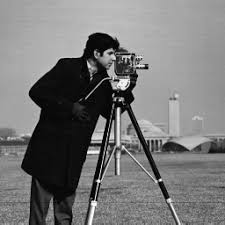
#> input picture images/cameraman.jpg, 225 x 225 px
$ python histogram_of_oirented_gradients.py
#> lines starting #> are read from the running program, lines starting #| are printed output that depends on the picture
#DEFEAULT IMPORTS
import numpy as np
from PIL import Image, ImageFont, ImageDraw
from PIL.ImageChops import add, subtract, multiply, difference, screen
import PIL.ImageStat as stat
from skimage.io import imread, imsave, imshow, show, imread_collection, imshow_collection
from skimage import color, exposure, img_as_float, data, viewer
from skimage.transform import SimilarityTransform, warp, swirl
from skimage.util import invert, random_noise, montage
import matplotlib.image as mpimg
from matplotlib import pylab as pylab
from scipy.ndimage import affine_transform, zoom
from scipy import misc

#CHAPTER IMPORTS
from skimage.feature import hog
from skimage import exposure


image = color.rgb2gray(imread('../images/cameraman.jpg'))
#> image: shape (225, 225) float64; min 0, max 1, mean 0.466
fd, hog_image = hog(image, orientations=8, pixels_per_cell=(16, 16), cells_per_block=(1, 1), visualize=True)
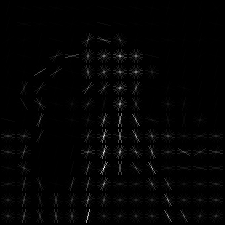
#> hog_image: shape (225, 225) float64; min 0, max 0.27, mean 0.00399; drawn with min black and max white
#> fd = 1568 values, max 0.972 at index 1040, min 0 at index 3, mean 0.315
print(image.shape, len(fd))
#| (225, 225) 1568

fig, (axes1, axes2) = pylab.subplots(1, 2, figsize=(9, 6), sharex=True, sharey=True)
axes1.axis('off'), axes1.imshow(image, cmap=pylab.cm.gray), axes1.set_title('Imput Image')

hog_image_rescaled = exposure.rescale_intensity(hog_image, in_range=(0, 10))

axes2.axis('off'), axes2.imshow(hog_image_rescaled, cmap=pylab.cm.gray), axes2.set_title('Histogram of Oriented Gradient')

pylab.show()

print('FIM')
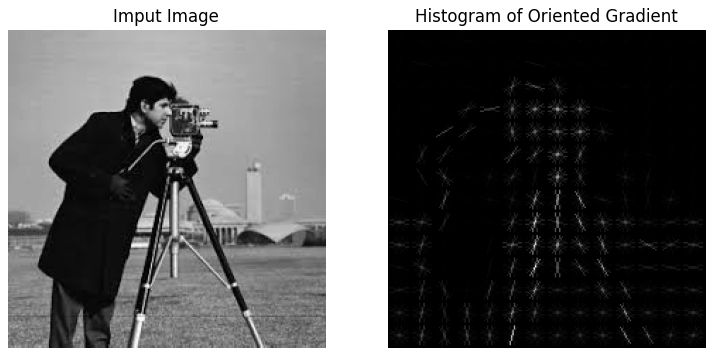
#> figure drawn by matplotlib, 2 panels

$ run again, with images/302008.jpg copied over images/cameraman.jpg
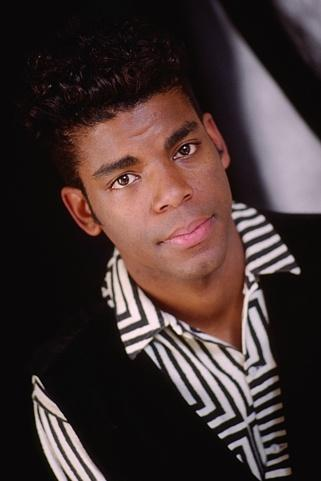
#> input picture images/302008.jpg, 321 x 481 px
#> `fd, hog_image = hog(image, orientations=8, pixels_per_cell=(16, 16), c..`:
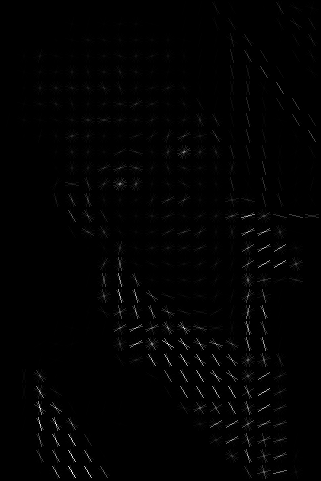
#> hog_image: shape (481, 321) float64; min 0, max 0.293, mean 0.00283; drawn with min black and max white
#> fd = 4800 values, max 1 at index 76, min 0 at index 0, mean 0.263
#| (481, 321) 4800
#> `print('FIM')`:
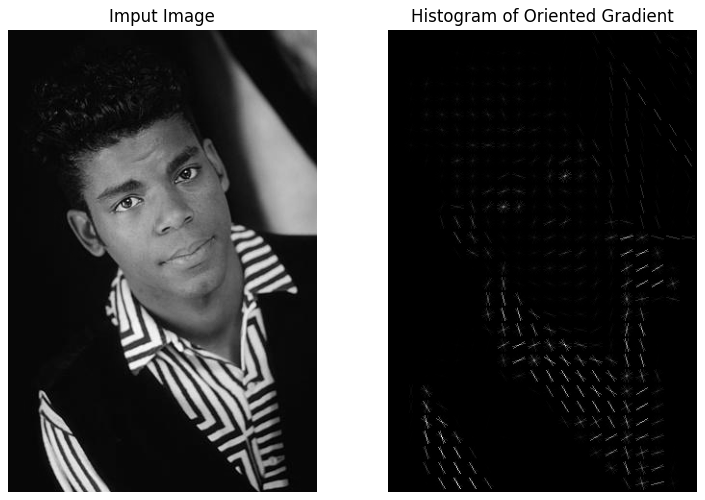
#> figure drawn by matplotlib, 2 panels

$ run again, with images/69015.jpg copied over images/cameraman.jpg
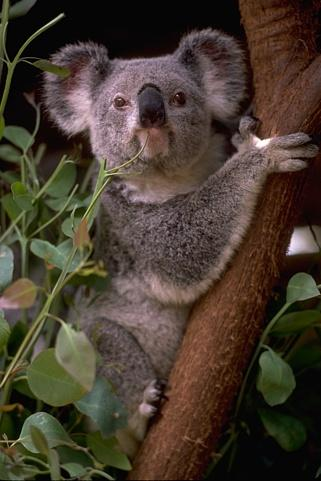
#> input picture images/69015.jpg, 321 x 481 px
#> `fd, hog_image = hog(image, orientations=8, pixels_per_cell=(16, 16), c..`:
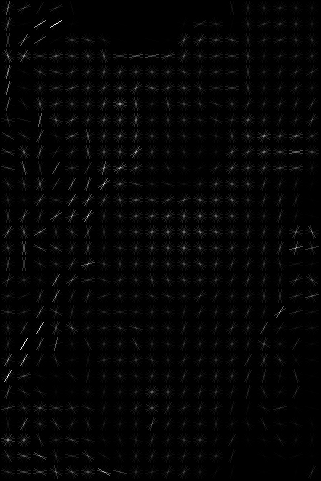
#> hog_image: shape (481, 321) float64; min 0, max 0.173, mean 0.00344; drawn with min black and max white
#> fd = 4800 values, max 1 at index 100, min 0 at index 40, mean 0.332
#| (481, 321) 4800
#> `print('FIM')`:
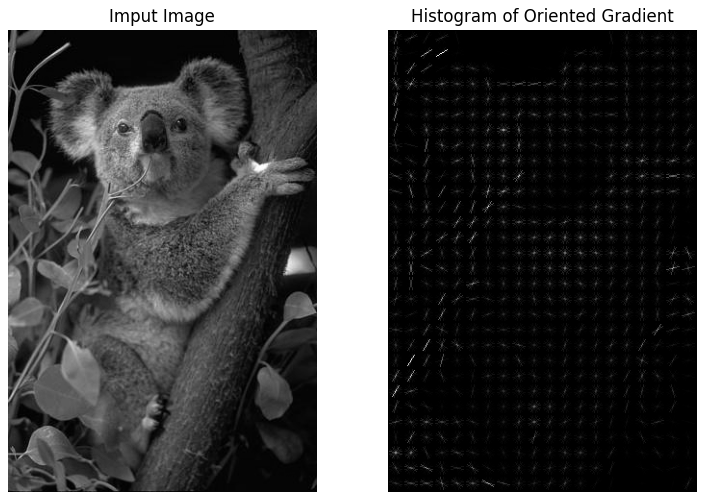
#> figure drawn by matplotlib, 2 panels
